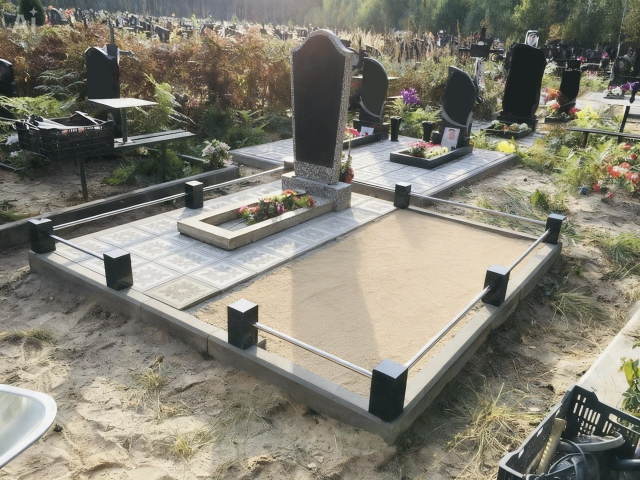
#> input picture content/1.jpg, 1280 x 960 px (shown at 1/2 size); its folder holds 8 pictures in this run
$ python optimize_images.py
#> lines starting #> are read from the running program, lines starting #| are printed output that depends on the picture
#!/usr/bin/env python3
"""Сжатие изображений сайта: WebP + оптимизированный JPEG."""
from __future__ import annotations

import os
from pathlib import Path

from PIL import Image

ROOT = Path(__file__).resolve().parents[1]

GALLERY_MAIN = 1400
GALLERY_THUMB = 280
COMPARE_MAX = 960
HERO_LOGO_MAX = 320
WEBP_QUALITY = 82
JPEG_QUALITY = 85


def resize(img: Image.Image, max_w: int) -> Image.Image:
    w, h = img.size
    if w <= max_w:
        return img
    nh = max(1, round(h * max_w / w))
    return img.resize((max_w, nh), Image.Resampling.LANCZOS)


def to_rgb(img: Image.Image) -> Image.Image:
    if img.mode in ("RGBA", "LA", "P"):
        bg = Image.new("RGB", img.size, (34, 34, 42))
        if img.mode == "P":
            img = img.convert("RGBA")
        if img.mode in ("RGBA", "LA"):
            bg.paste(img, mask=img.split()[-1])
        else:
            bg.paste(img)
        return bg
    if img.mode != "RGB":
        return img.convert("RGB")
    return img


def save_pair(img: Image.Image, dest_base: Path) -> tuple[int, int]:
    webp_path = dest_base.with_suffix(".webp")
    jpg_path = dest_base.with_suffix(".jpg")
    img.save(webp_path, "WEBP", quality=WEBP_QUALITY, method=6)
    img.save(jpg_path, "JPEG", quality=JPEG_QUALITY, optimize=True, progressive=True)
    return webp_path.stat().st_size, jpg_path.stat().st_size


def process_file(src: Path, max_w: int, out_base: Path | None = None) -> None:
    if not src.is_file():
        return
    out_base = out_base or src.with_suffix("")
    with Image.open(src) as im:
        im = to_rgb(resize(im, max_w))
        w_size, j_size = save_pair(im, out_base)
    print(f"  {src.name} -> {out_base.name}.webp ({w_size // 1024}K), .jpg ({j_size // 1024}K)")


def main() -> None:
    thumbs_dir = ROOT / "gallery" / "thumbs"
    thumbs_dir.mkdir(exist_ok=True)

    print("Gallery (main):")
    for pattern in ("*.JPG", "*.jpg", "*.PNG", "*.png"):
        for path in sorted((ROOT / "gallery").glob(pattern)):
            if path.parent.name == "thumbs":
                continue
            process_file(path, GALLERY_MAIN)
            process_file(path, GALLERY_THUMB, thumbs_dir / path.stem)
#> pass 2 of the loop in main, `for pattern in ("*.JPG", "*.jpg", "*.PNG", "*.png"):`:
#> pass 3 of the loop in main, `for pattern in ("*.JPG", "*.jpg", "*.PNG", "*.png"):`:
#> the loop made 4 passes; the first 3 are shown

    print("Compare (content, webp sidecar only — JPG не перезаписываем):")
    compare_names = (
        "1.jpg", "1.1.jpg", "2.jpg", "2.2.jpg",
        "3.jpg", "3.3.jpg", "4.jpg", "4.4.jpg",
    )
    for name in compare_names:
        src = ROOT / "content" / name
        if not src.is_file():
            continue
        out_base = src.with_suffix("")
        with Image.open(src) as im:
#> im is the input picture: PIL image 1280x960 RGB; mean R, G, B 131.4, 128.4, 116.1
            im = to_rgb(resize(im, COMPARE_MAX))
#> in resize, `return img.resize((max_w, nh), Image.Resampling.LANCZOS)`:
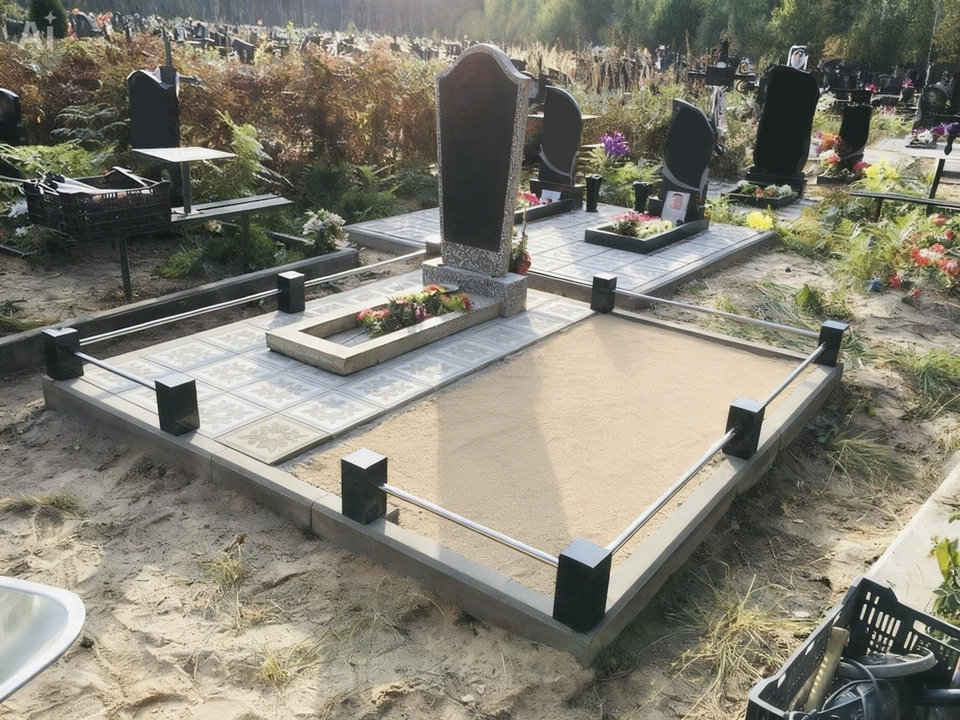
#> returned value: PIL image 960x720 RGB; mean R, G, B 131.4, 128.4, 116.1
            webp_path = out_base.with_suffix(".webp")
            im.save(webp_path, "WEBP", quality=WEBP_QUALITY, method=6)
            print(f"  {name} -> {webp_path.name} ({webp_path.stat().st_size // 1024}K)")
#> pass 2 of the loop in main, `for name in compare_names:`:
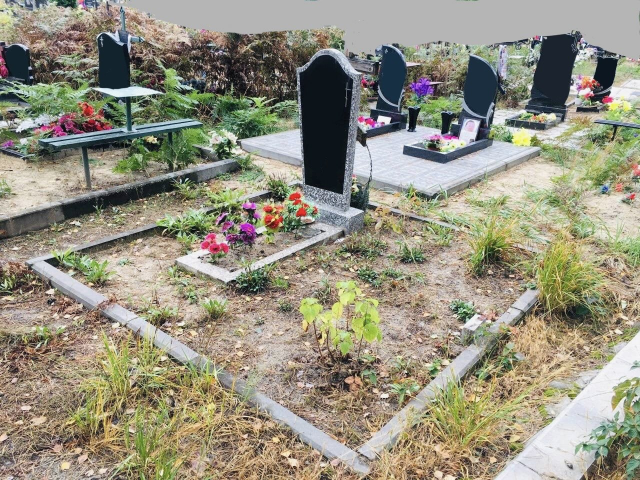
#> input picture content/1.1.jpg, 1280 x 960 px (shown at 1/2 size)
#> in main, im is the input picture: PIL image 1280x960 RGB; mean R, G, B 149.4, 145.3, 127.4
#> in resize (call 2), `return img.resize((max_w, nh), Image.Resampling.LANCZOS)`:
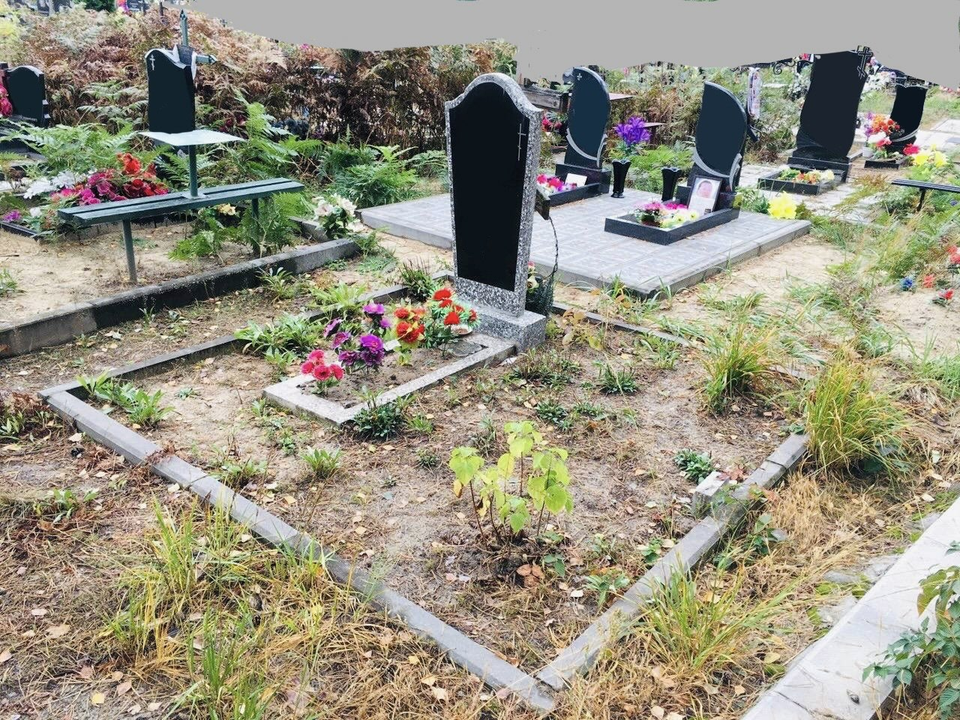
#> returned value: PIL image 960x720 RGB; mean R, G, B 149.4, 145.3, 127.4
#> pass 3 of the loop in main, `for name in compare_names:`:
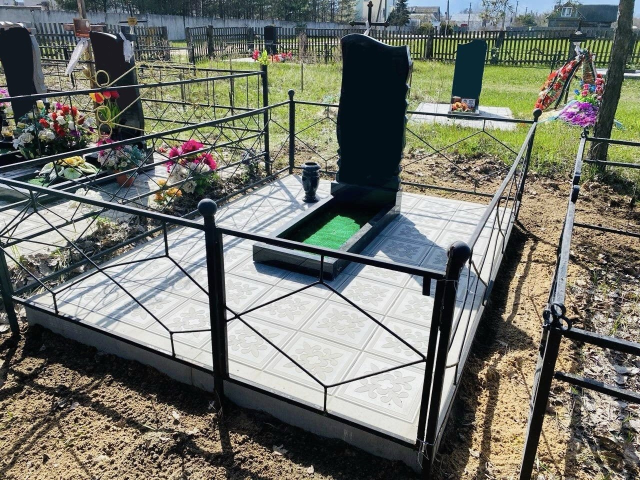
#> input picture content/2.jpg, 1280 x 960 px (shown at 1/2 size)
#> in main, im is the input picture: PIL image 1280x960 RGB; mean R, G, B 114.2, 116.1, 107.1
#> in resize (call 3), `return img.resize((max_w, nh), Image.Resampling.LANCZOS)`:
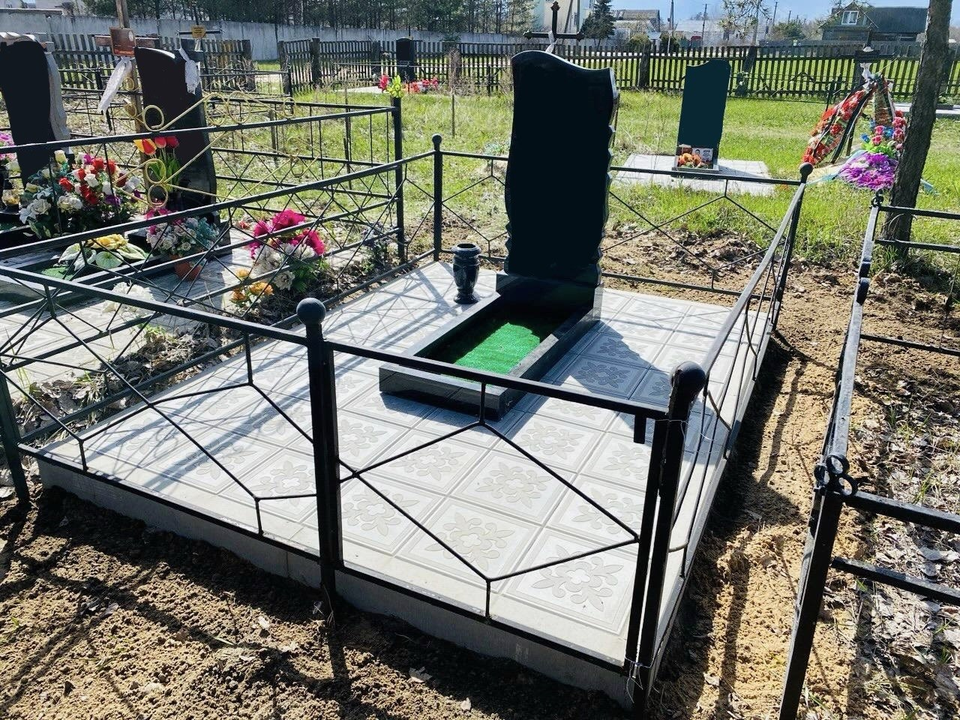
#> returned value: PIL image 960x720 RGB; mean R, G, B 114.2, 116.1, 107.1
#> the loop made 8 passes; the first 3 are shown

    print("Hero logo bg:")
    hero = ROOT / "content" / "favicon gold.png"
    if hero.is_file():
        process_file(hero, HERO_LOGO_MAX, ROOT / "content" / "favicon-gold-hero")

    print("Done.")


if __name__ == "__main__":
    main()
